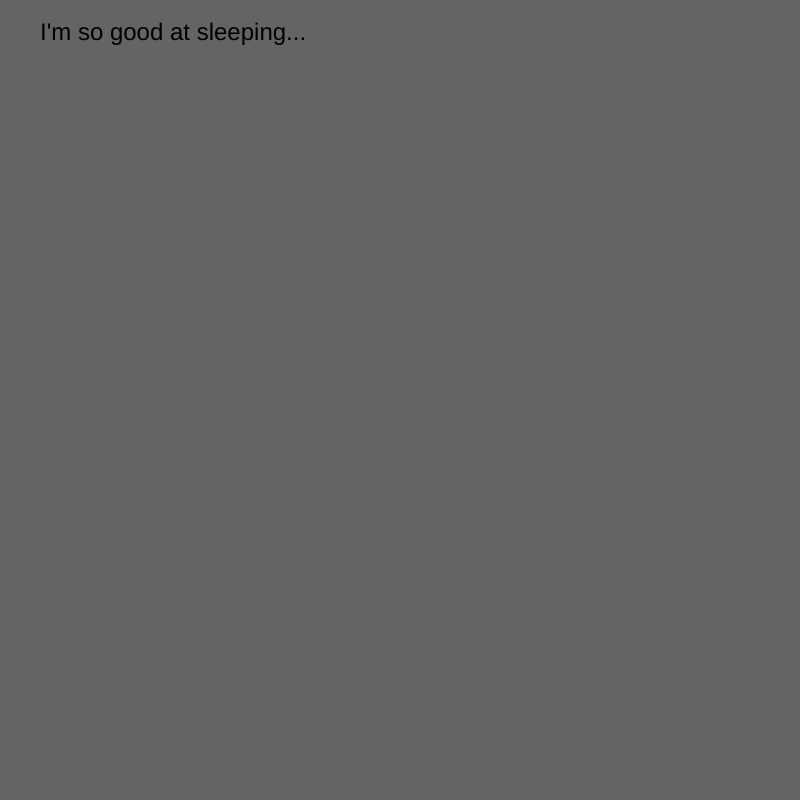
Frame 1 (no input)
Frame 60 (no input): identical to frame 1, image omitted
Frame 120 (the mouse pressed at the canvas centre since frame 60): identical to frame 1, image omitted

The p5.js sketch that drew this single still picture (run headless with seeded random() and noise() and a simulated clock; from frame 60 on, the mouse is pressed at the canvas centre):

// p5.js sketch
// ── sketch.js
var myState = 0;
var timer = 0;

function setup() {
  // put setup code here
  createCanvas (800, 800);

}

function draw() {
  // put drawing code here

timer++;

if (timer >= 200){

  myState++;
  timer = 0;

}

if (myState > 1) {
  
  myState = 0;

}


switch (myState) {

case 0:
background(100);
textSize(24);
text('I\'m so good at sleeping...', 40, 40);
break;


case 1:
background(100);
textSize(24);
text('I can do it with my eyes closed.', 40, 40);
break;

}


}
